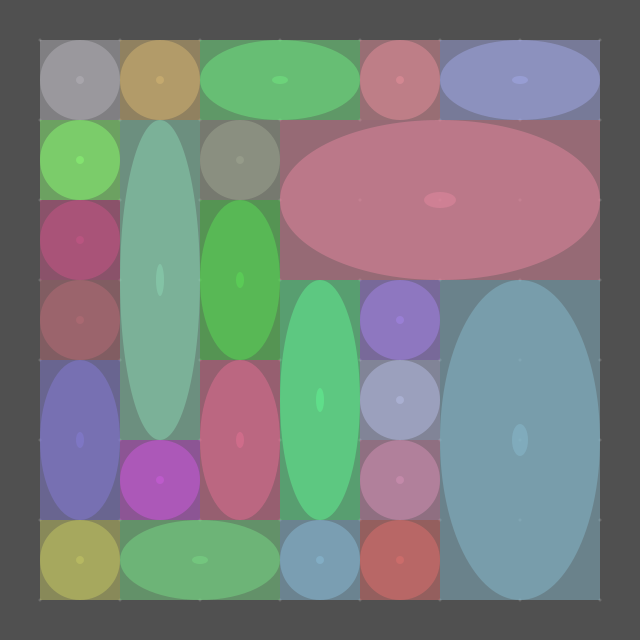
Frame 1 (no input)
Frame 60 (the mouse pressed at the canvas centre just before this capture): identical to frame 1, image omitted
Frame 120 (the mouse held since frame 60 and released just before this capture): identical to frame 1, image omitted

The Processing sketch that drew this single still picture (run headless with seeded random() and noise(); from frame 60 on, the mouse is pressed at the canvas centre):

// Processing sketch: rectInGrid
// ── rectInGrid.pde
ArrayList<Form> forms;
Grid grid;

void setup() {
  size(640, 640);
  grid = new Grid(40, 40, 560, 560, 80);
  newForms();
}


void draw() {
  background(80);
  grid.show();
  for (int i = 0; i < forms.size (); i++) {
    Form f = forms.get(i);
    f.show();
  }
}

void keyPressed() {
  newForms();
}

void newForms() {
  forms = new ArrayList<Form>();

  boolean useGrid[][] = new boolean[grid.cw][grid.cw];
  int emptys = grid.cw*grid.cw;
  while (emptys > 0) {
    float t = grid.t;
    int w = int(random(1, grid.cw));
    int h = int(random(1, grid.ch));
    int x = int(random(grid.cw-w+1));
    int y = int(random(grid.ch-h+1));
    boolean colision = true; 
    for (int j = 0; j < h; j++) {
      for (int i = 0; i < w; i++) {
        if (useGrid[x+i][y+j]) { 
          colision = false; 
          break;
        }
      }
    }
    if (colision) {
      for (int j = 0; j < h; j++) {
        for (int i = 0; i < w; i++) {
          useGrid[x+i][y+j] = true;
        }
      }
      forms.add(new Form(grid.x+x*t, grid.y+y*t, w*t, h*t));
      emptys -= w*h;
    }
  }
}

class Form {
  color col;
  float x, y, w, h;
  Form(float x, float y, float w, float h) {
    this.x = x; 
    this.y = y; 
    this.w = w;
    this.h = h;

    col = color(random(80, 256), random(80, 256), random(80, 256));
  }
  void show() {
    noStroke();
    fill(col, 120);
    rect(x, y, w, h);
    ellipse(x+w/2, y+h/2, w, h);
    ellipse(x+w/2, y+h/2, w*0.1, h*0.1);
  }
}

class Grid {
  int cw, ch;
  float x, y, w, h, t;
  Grid(float x, float y, float w, float h, float t) {
    this.x = x; 
    this.y = y; 
    this.w = w;
    this.h = h;
    this.t = t;
    cw = int(w/t);
    ch = int(h/t);
  }  
  void show() {
    noStroke();
    fill(255, 40);
    for (float j = y; j <= y+h; j+=t) {  
      for (float i = x; i <= x+w; i+=t) {
        ellipse(i, j, 3, 3);
      }
    }
  }
}
